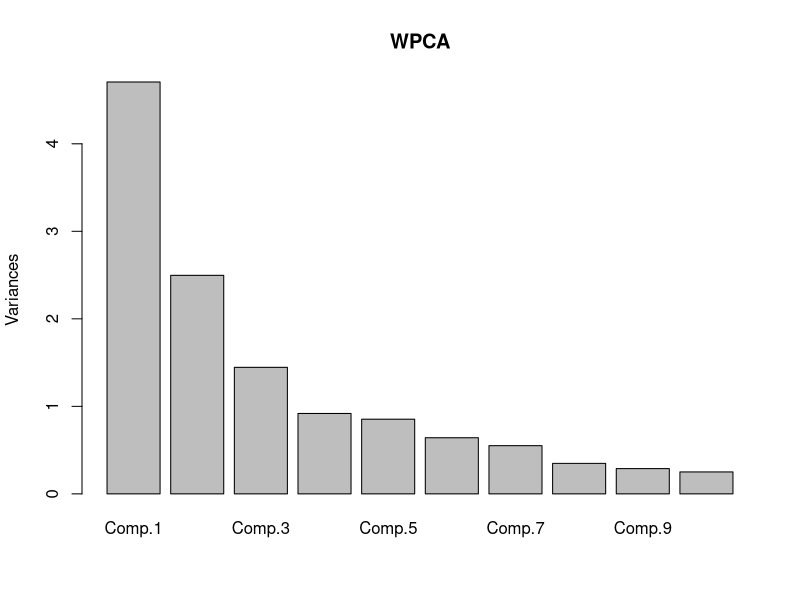
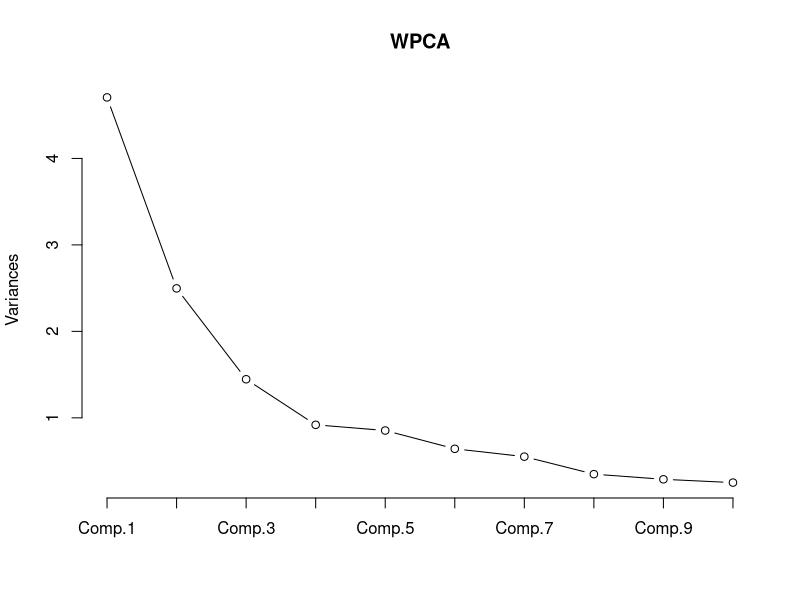
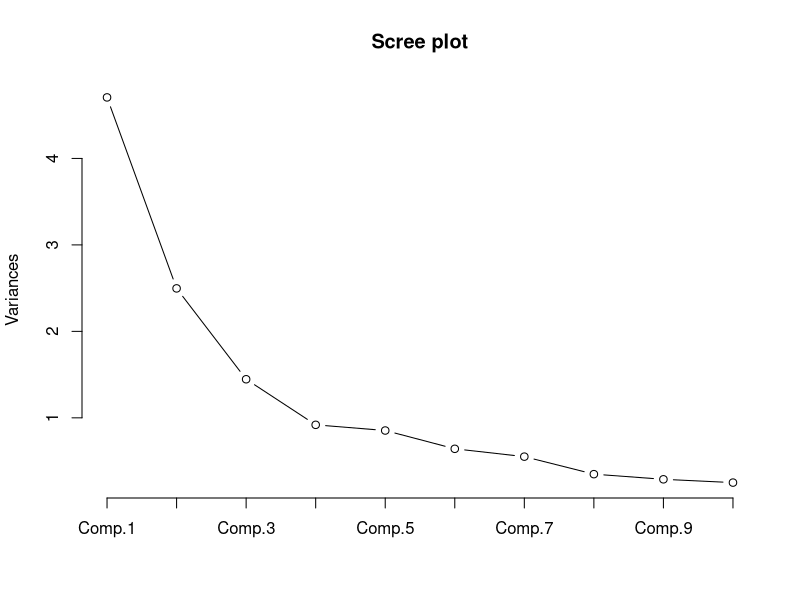
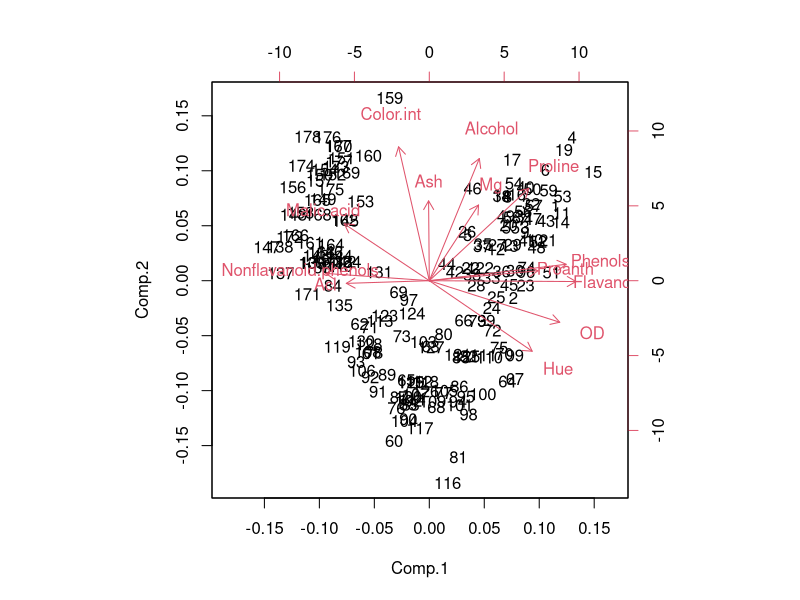

R code for these plots, in order:
## ---- chunk 1
knitr::opts_chunk$set(echo = TRUE)
## ---- chunk 2
setwd("E:/College/CL7/Assignment12")
winedf <- read.csv("../Datasets/wine.csv")

head(winedf)

## ---- chunk 3
cor_mat <- cor(winedf[, -1])
cor_mat

## ---- chunk 4
WPCA <- princomp(winedf[, -1], cor = T, scores = T, covmat = NULL)
summary(WPCA)
## ---- chunk 5
plot(WPCA)
## ---- chunk 6
loadings(WPCA)
## ---- chunk 7
attributes(WPCA)
## ---- chunk 8
plot(WPCA, t='l')
## ---- chunk 9
screeplot(WPCA, type="line", main="Scree plot")
## ---- chunk 10
biplot(WPCA)
## ---- chunk 11
WPCA$scores[1:10, 1]
